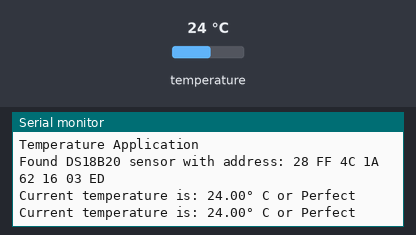
The program below on a simulated ESP8266 (NodeMCU). Parts: the last lines printed to the serial monitor. Inputs (shaded band) come from the test bench; at power-on: temperature 24 °C.

Above: at 7.3 s.
7.4 s: temperature set to 12 °C
At 13.2 s:
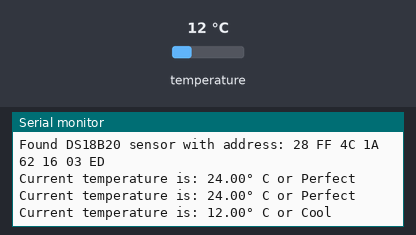
19.3 s: temperature set to 28 °C
At 25.2 s:
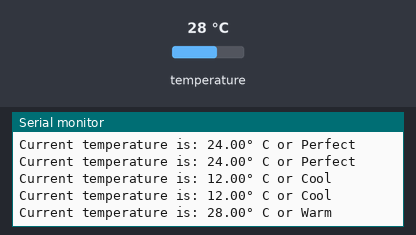
31.1 s: temperature set to 33 °C
At 36.0 s:
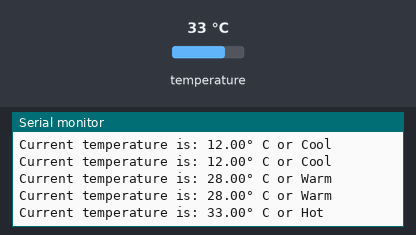
42.7 s: temperature set to 41 °C
At 48.0 s:
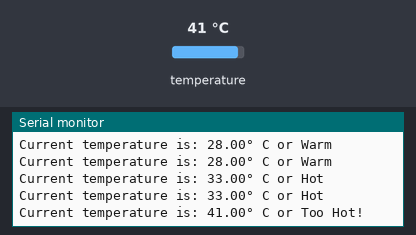
54.3 s: temperature set to 7 °C
At 59.9 s:
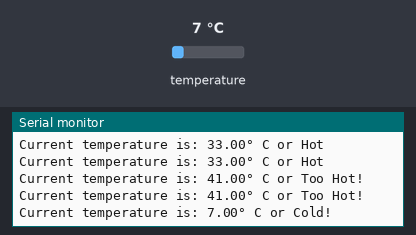

The program:

main.cpp
```cpp
/*
* I, Cole Spiers, student number 000389039,
* certify that this material is my original work.
* No other person's work has been used without due acknowledgment
* and I have not made my work available to anyone else.
* 2022-10-03
*/

// library for Arduino framework
#include <Arduino.h>
// 1-Wire sensor communication libary
#include <OneWire.h>
// DS18B20 sensor library
#include <DallasTemperature.h>

// Pin that the  DS18B20 is connected to
const int oneWireBus = D3;

// Setup a oneWire instance to communicate with any OneWire devices
OneWire oneWire(oneWireBus);

// Pass our oneWire reference to Dallas Temperature sensor
DallasTemperature DS18B20(&oneWire);
DeviceAddress address;

void setup()
{
  // configure the USB serial monitor
  Serial.begin(115200);

  // Start the DS18B20 sensor
  DS18B20.begin();

  //this is the byte buffer holding the id of the sensor
  uint8_t address[8];

 //if da sensor be plugged in print the address use the returning value as an error check
  if(DS18B20.getAddress(address, 0)){
    Serial.println("Temperature Application");
    Serial.print("Found DS18B20 sensor with address: ");
  }else{
    Serial.println("No DS18B20 temperature sensors are installed!");
    return;
  }

 //printing each byte of the address in hexidecimal format
  for(int i = 0; i<8; i++){
    Serial.printf("%02X ",address[i]);
  }

  //putting a space just to make it all look a litte better
  Serial.println("\n");
}

void loop()
{
  //if da sensor be plugged in
  if(DS18B20.getAddress(address, 0))
  {
    float fTemp;

    // ask DS18B20 for the current temperature
    DS18B20.requestTemperatures();

    // fetch the temperature.  We only have 1 sensor, so the index is 0.
    fTemp = DS18B20.getTempCByIndex(0);

    //putting the tempurature into different temp catagorys
    String ans;
    //if the temp is greater then 35
    if(fTemp > 35)
    {
      ans = "Too Hot!";
    }
    //if the temp is eqal too or greater then 30
    else if(fTemp >= 30)
    {
      ans = "Hot";
    }
    //if the temp is equal too or greater then 25
    else if(fTemp >= 25)
    {
      ans = "Warm";
    }
    //if the temp is greater then or equal to 15
    else if(fTemp >= 15)
    {
      ans = "Perfect";
    }
    //if the temp is greater then or equal to 10
    else if(fTemp >= 10)
    {
      ans = "Cool";
    }
    //if thee temp is less then 10
    else
    {
      ans = "Cold!";
    }

      // print the temp to the USB serial monitor
      Serial.println("Current temperature is: " + String(fTemp) + "° C or " + ans);

  }

    // wait 5s (5000ms) before doing this again
    delay(5000);
}
```

Measured:
- after the input at 7.4 s, the serial monitor: prints a new line after 5.0 s (image 1)
- after the input at 19.3 s, the serial monitor: prints a new line after 4.6 s (image 2)
- after the input at 31.1 s, the serial monitor: prints a new line after 4.4 s (image 3)
- after the input at 42.7 s, the serial monitor: prints a new line after 4.3 s (image 4)
- after the input at 54.3 s, the serial monitor: prints a new line after 4.3 s (image 5)
